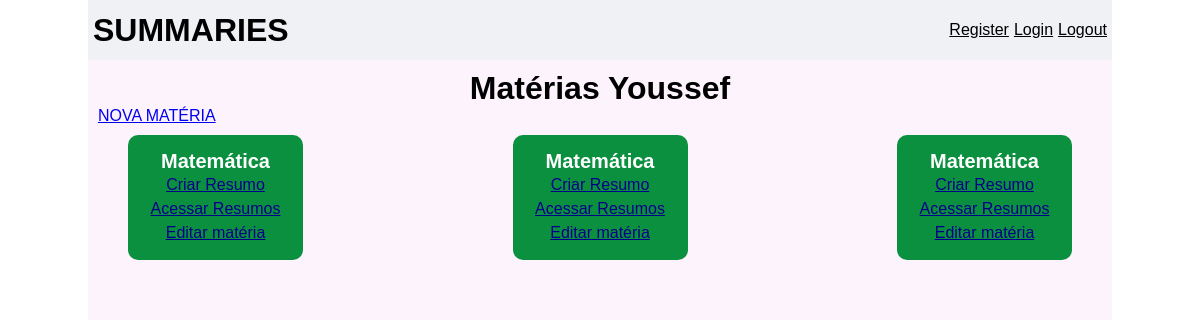
The app's page / (signed in), older data.
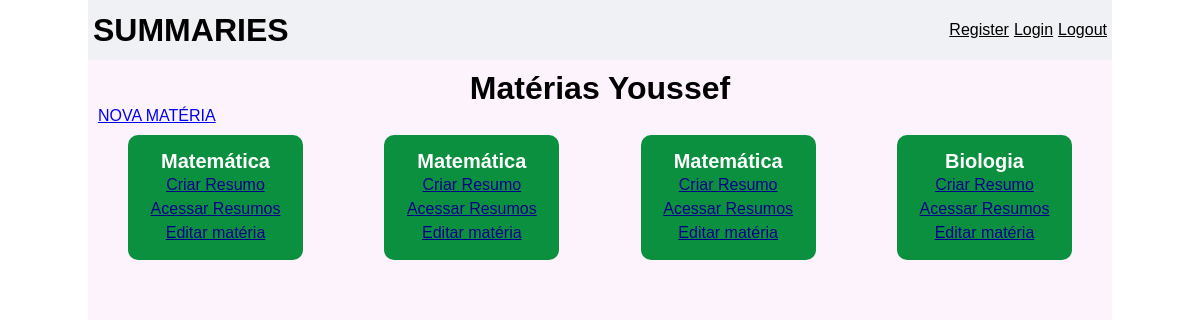
The same page, newer data.
### summaries/models.py (models this page shows, shortened)
class Subject(models.Model):
    user = models.ForeignKey(User, on_delete=models.CASCADE)
    name = models.CharField(max_length=30)

### summaries/views.py (the view)
# urls.py: path("", views.HomeView.as_view(), name="home"),
class HomeView(View):
    def get(self, request):
        subjects = None
        if request.user.is_active:
            subjects = Subject.objects.filter(user=request.user).values()
        return render(request, "summaries/index.html", {"subjects": subjects})

### summaries/templates/summaries/index.html (shortened to what this page needs)
{% extends 'base.html' %}
{% block content %}
    <div class="max-width content">
        <h1>Matérias  {{user.username}} </h1>
        <a href="{% url 'summaries:create-subject' %}">NOVA MATÉRIA</a>
        <div class="subjects-container">
            {% for subject in subjects %}
                <div class="box-subjects">
                    <span>{{ subject.name }}</span>
                    <a href="{% url 'summaries:create-summarie' %}">Criar Resumo</a>
                    <a href="{% url 'summaries:summaries' subject.id %}">Acessar Resumos</a>
                    <a href="{% url 'summaries:update-subject' subject.id %}">Editar matéria</a>
                </div>
            {% endfor %}
        </div>
    </div>
{% endblock %}

Row changes from the older to the newer data that the page shows:
added Subject: name "Biologia"
